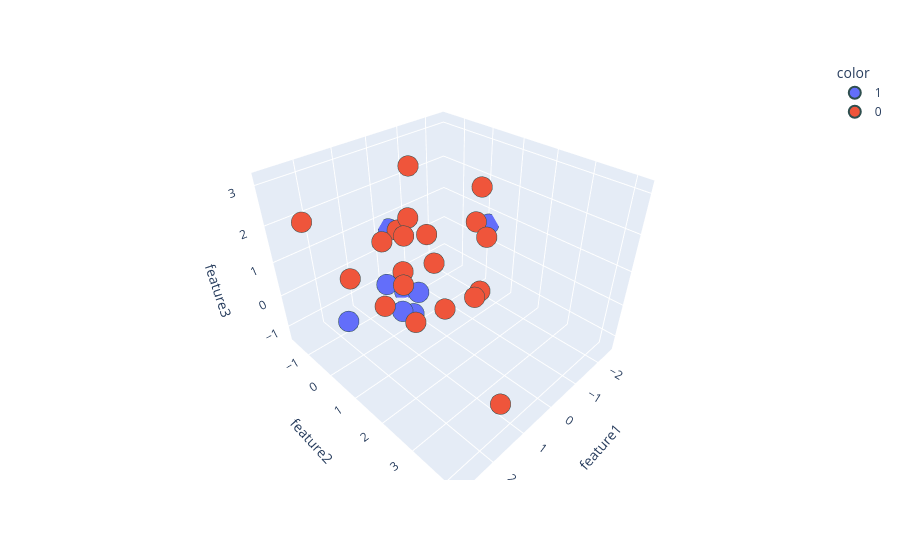

Notebook source saved alongside this figure:
### Code cell
import plotly.express as px
#y_train_trf = y_train.astype(str)
fig = px.scatter_3d(df, x=df['feature1'], y=df['feature2'], z=df['feature3'],
              color=df['target'].astype('str'))
fig.update_traces(marker=dict(size=12,
                              line=dict(width=2,
                                        color='DarkSlateGrey')),
                  selector=dict(mode='markers'))

fig.show()

### Figure 1 — Plotly figure (JSON) as saved in the notebook; plotly's stock layout.template omitted (floating-point values rounded to 4 significant figures)
{"data": [{"hovertemplate": "color=1<br>feature1=%{x}<br>feature2=%{y}<br>feature3=%{z}<extra></extra>", "legendgroup": "1", "marker": {"color": "#636efa", "line": {"color": "DarkSlateGrey", "width": 2}, "size": 12, "symbol": "circle"}, "mode": "markers", "name": "1", "scene": "scene", "showlegend": true, "type": "scatter3d", "x": [0.4206, -0.3675, -2.506, 1.415, 0.667, 0.3223, -0.3316, 1.968], "y": [0.4116, -1.137, 0.147, 0.4577, 0.02581, 0.06034, -1.632, -0.5478], "z": [-0.07132, -1.322, 0.6062, 0.7289, -0.7776, -1.043, 0.6191, -0.6794]}, {"hovertemplate": "color=0<br>feature1=%{x}<br>feature2=%{y}<br>feature3=%{z}<extra></extra>", "legendgroup": "0", "marker": {"color": "#EF553B", "line": {"color": "DarkSlateGrey", "width": 2}, "size": 12, "symbol": "circle"}, "mode": "markers", "name": "0", "scene": "scene", "showlegend": true, "type": "scatter3d", "x": [1.251, -1.39, -1.39, 1.677, 0.3849, -1.028, 2.823, 0.1771, 0.8989, 1.425, -0.7233, 0.3849, 0.2907, 1.438, -1.39, -0.7643, 2.224, 2.823, 0.7489, 2.011, 2.011, 0.2907, 1.01, 0.2046, 1.234, 1.425, 1.234, 0.7319, -0.7233, 0.7319, 0.8989, -1.028], "y": [0.1864, 0.6667, 0.6667, 4.188, 1.324, 1.131, -0.3329, -0.5981, 0.436, 1.441, 1.461, 1.324, 0.867, 1.1, 0.6667, 1.567, 0.2304, -0.3329, 2.593, 1.921, 1.921, 0.867, 1.438, -0.01154, 0.05278, 1.441, 0.05278, 0.5174, 1.461, 0.5174, 0.436, 1.131], "z": [1.704, 1.344, 1.344, -0.08056, -0.1032, 2.603, 2.637, 1.227, 0.821, 0.1826, -0.08537, -0.1032, 0.9826, 1.065, 1.344, 1.549, 1.192, 2.637, 1.171, 2.933, 2.933, 0.9826, 2.328, 3.151, -0.2616, 0.1826, -0.2616, 2.245, -0.08537, 2.245, 0.821, 2.603]}], "layout": {"legend": {"title": {"text": "color"}, "tracegroupgap": 0}, "margin": {"t": 60}, "scene": {"domain": {"x": [0, 1], "y": [0, 1]}, "xaxis": {"title": {"text": "feature1"}}, "yaxis": {"title": {"text": "feature2"}}, "zaxis": {"title": {"text": "feature3"}}}}}
